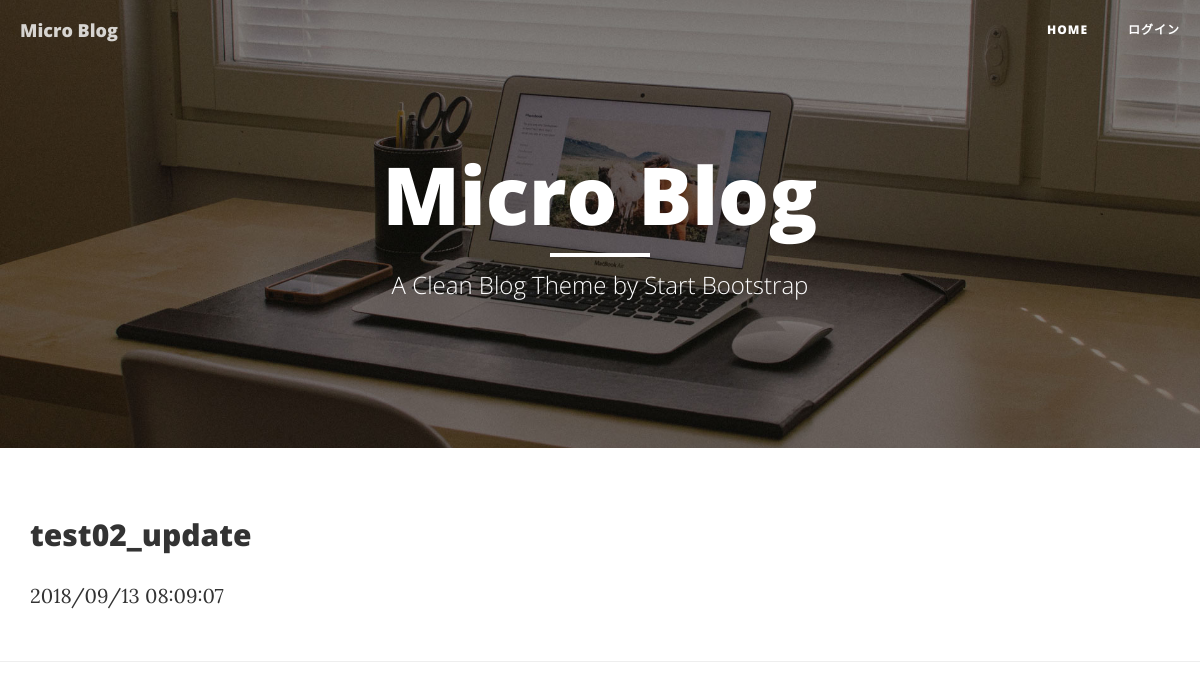
Page /detail/2 on the earlier database version.
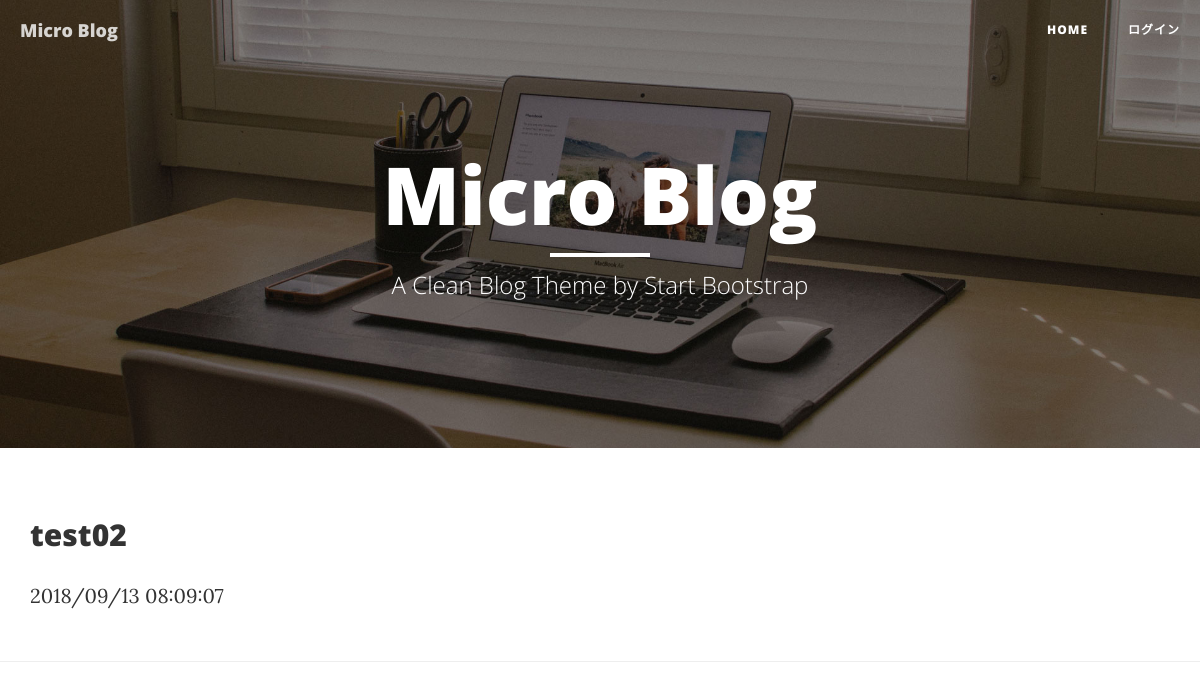
Same page on the later database version.
### blog/models.py (models this page shows, shortened)
class Blog(models.Model):
    content = models.CharField(max_length=140, verbose_name='本文')
    posted_date = models.DateTimeField(auto_now_add=True)

### blog/views.py (the view)
# urls.py: path('detail/<int:pk>', BlogDetailView.as_view(), name="detail"),
class BlogDetailView(DetailView):
    model = Blog
    context_object_name = "blog"

### blog/templates/blog/blog_detail.html (shortened to what this page needs)
{% extends "base.html" %}
{% block body %}
    <div class="post-preview">
        <h2>{{ blog.content }}</h2>
        <p>{{ blog.posted_date|date:"Y/m/d h:m:s"}}</p>
    </div>
{% endblock %}

Differences in the rows shown:
changed Blog: content "test02_update" → "test02"
